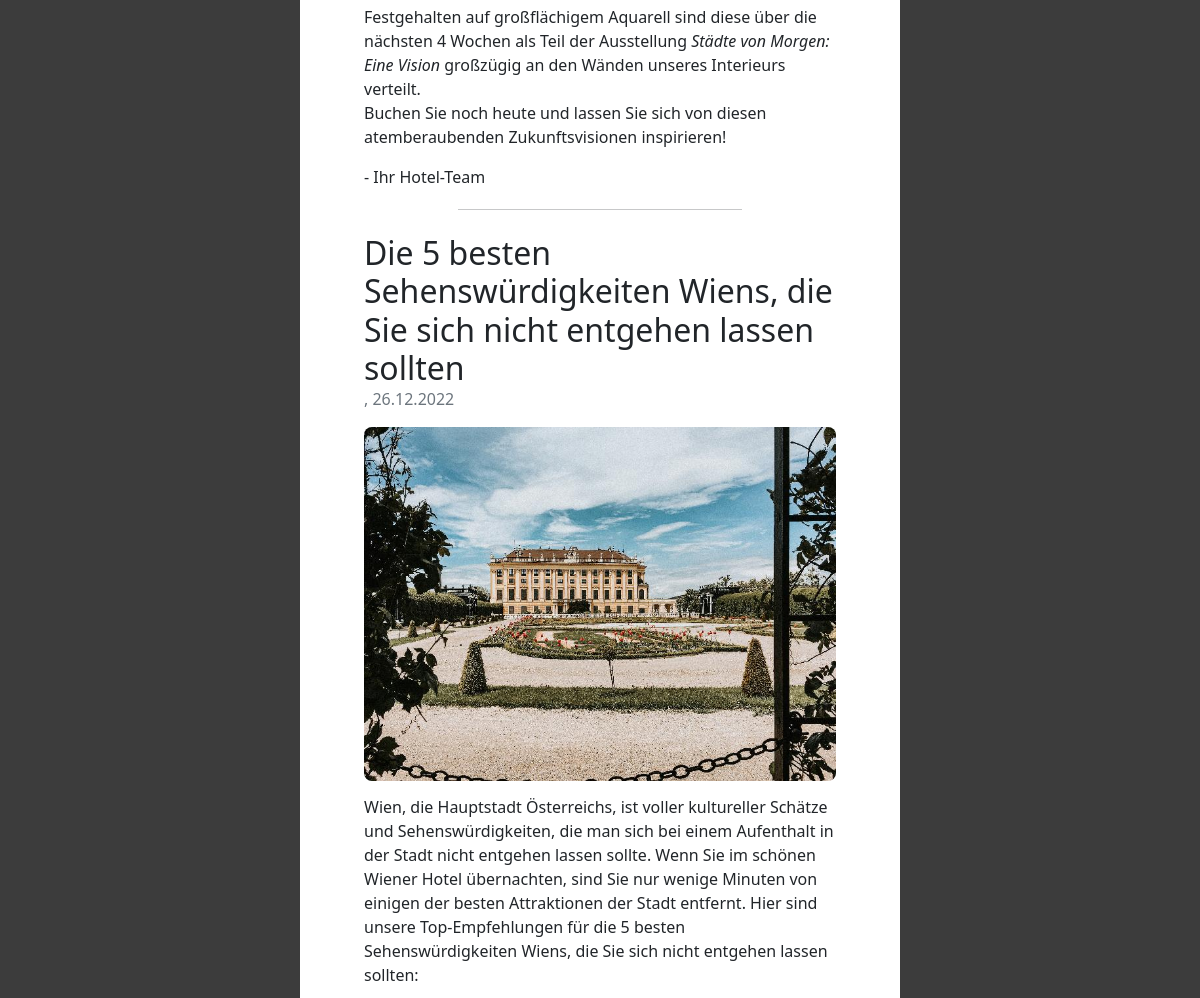
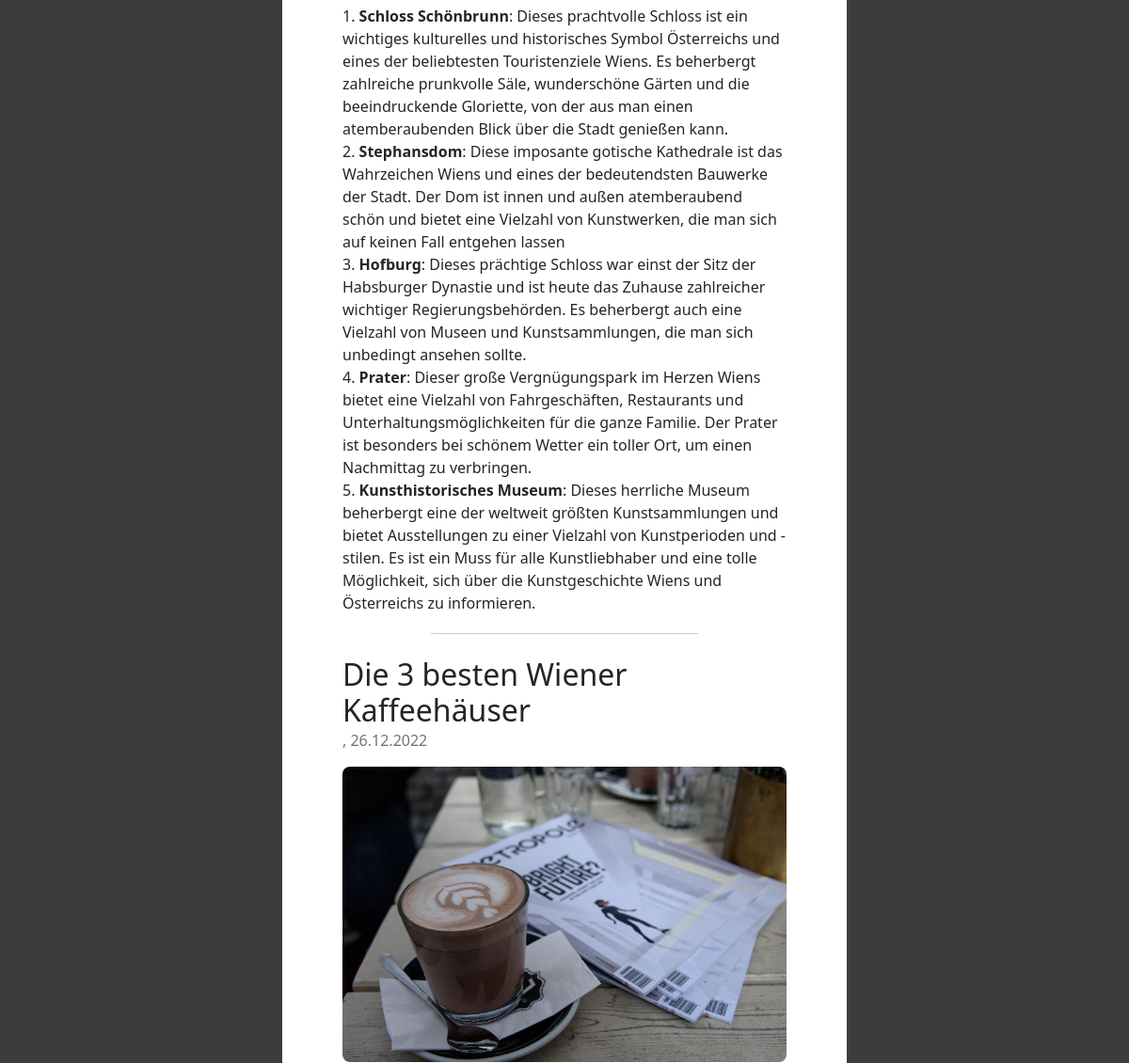
Before: /news.php (middle part) with the older database file (2 pictures, top to bottom).
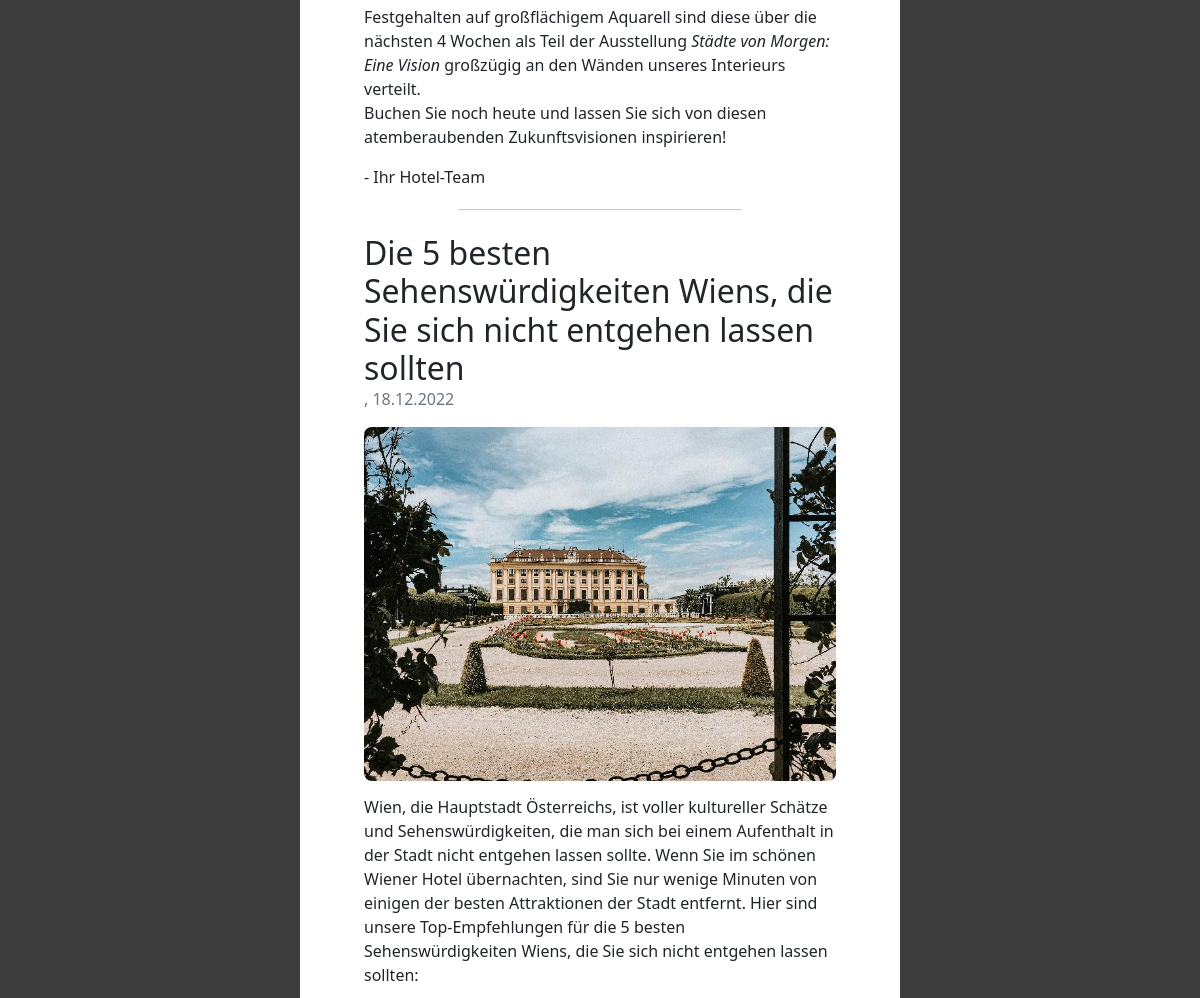
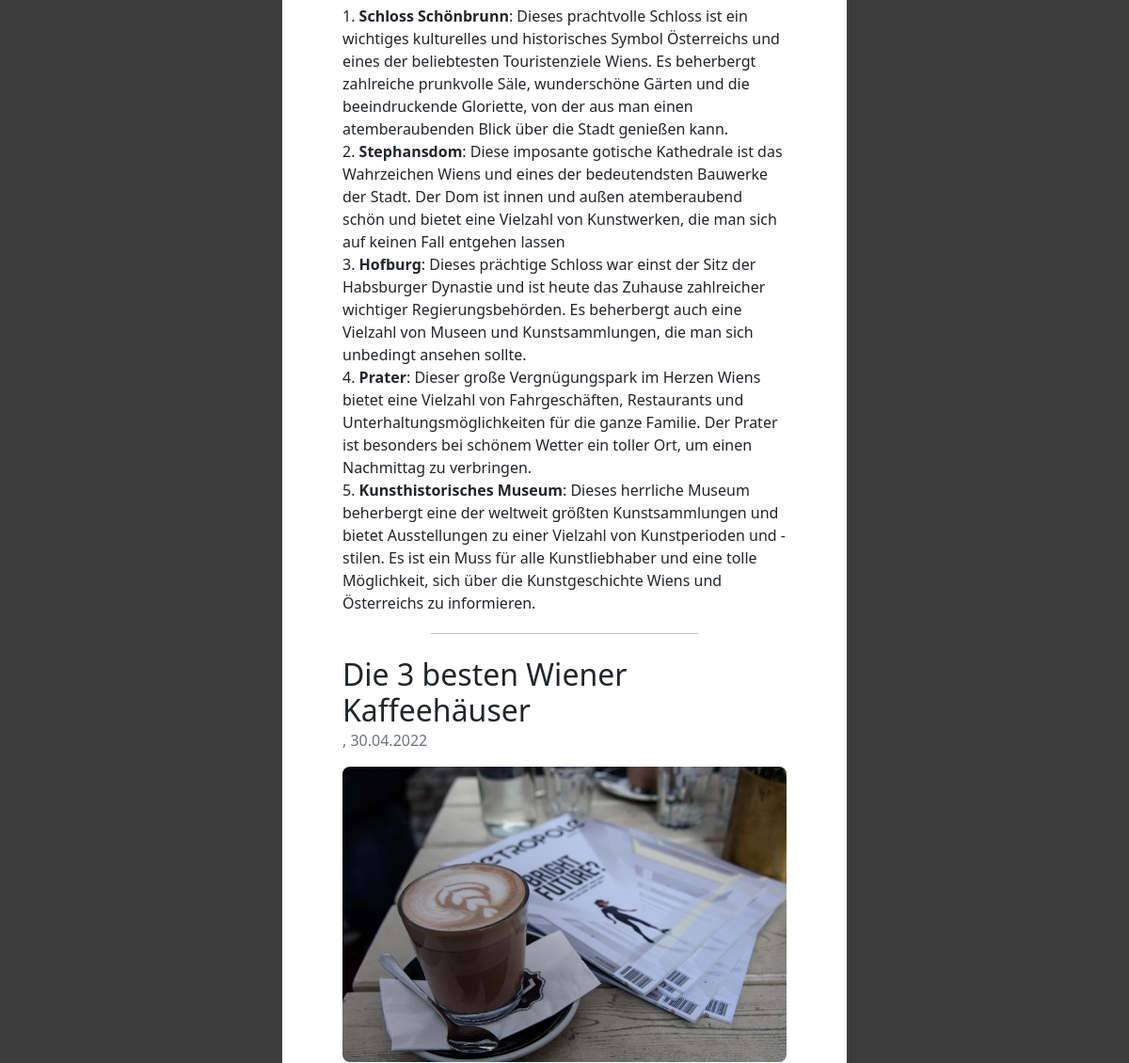
After: the same page with the newer database file (2 pictures, top to bottom).
### tables this page shows
CREATE TABLE `news` (
  `newsid` int(11) NOT NULL,
  `fk_userid` int(11) NOT NULL,
  `image_path` varchar(127) DEFAULT NULL,
  `article_title` text NOT NULL,
  `article_text` text NOT NULL,
  `release_date` int(10) DEFAULT NULL COMMENT 'UNIX timestamp'
);

### php/scripts/funcs.php (called while the page is built, shortened)
<?php
function get_default(&$var, $default=NULL, $filter_htmlspecialchars=True){
    if(isset($var)){
        if($filter_htmlspecialchars){$var = htmlspecialchars($var);}
        return $var;
    } else {
        return $default;
    }
}
?>

### php/templates/newsfeed.php (the view, shortened to what this page needs)
<?php
  $ARTICLES_PER_PAGE = 3;
  function parse_markdown_as_html($text){
    $text = preg_replace("/(\n\n)/", "</p><p>", $text);
    $text = nl2br($text);
    $text = preg_replace("/__(.*?)__/", "<u>$1</u>", $text);
    $text = preg_replace("/\*\*(.*?)\*\*/", "<b>$1</b>", $text);
    $text = preg_replace("/\*(.*?)\*/", "<em>$1</em>", $text);
    return $text;
  }
  $db = get_db();
  $page = get_default($_GET['p'], 1);
  $range_articles_end = $page * $ARTICLES_PER_PAGE;
  $range_articles_start = $range_articles_end - $ARTICLES_PER_PAGE;
  $sql = "SELECT * FROM news LIMIT ".$range_articles_start.",".$ARTICLES_PER_PAGE;
  $articles = $db->query($sql);
?>
<?php
foreach($articles as $article):
  if($article['image_path']){
    $array = explode('.', $article['image_path']);
    $img_thumb = $array[0].'_thumb.'.$array[1];
  }
?>
	<article class="pb-l-4">
		<h2 class="mb-0"> <?=parse_markdown_as_html($article['article_title'])?> </h2>
		<p class="text-muted article-info"> <?=$article['author'] . ', ' . date('d.m.Y', (int)$article['release_date'])?> </p>
    <?php if($article['image_path']):?>
      <a href=<?=$article['image_path']?>>
        <img class="article-image mb-2 mb-l-3" src="<?=$img_thumb?>">
      </a>
	  <?php endif;?>
		<p> <?=parse_markdown_as_html($article['article_text']); ?> </p>
	</article>
	<hr class="article-hr mt-1 mb-4">
<?php endforeach; ?>

Changed rows visible on the page:
changed news (number 2 of 3 on the later page): release_date "26.12.2022" → "18.12.2022"
changed news "Die 3 besten Wiener Kaffeehäuser": release_date "26.12.2022" → "30.04.2022"
